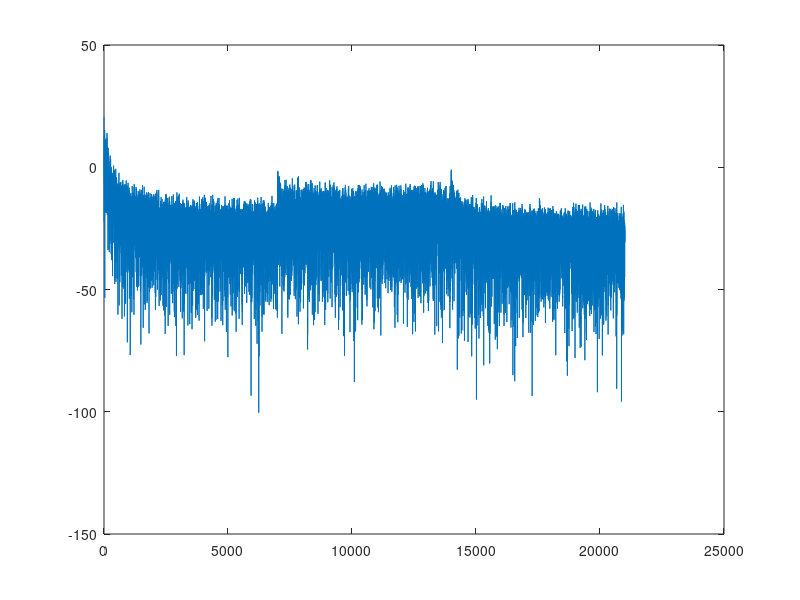
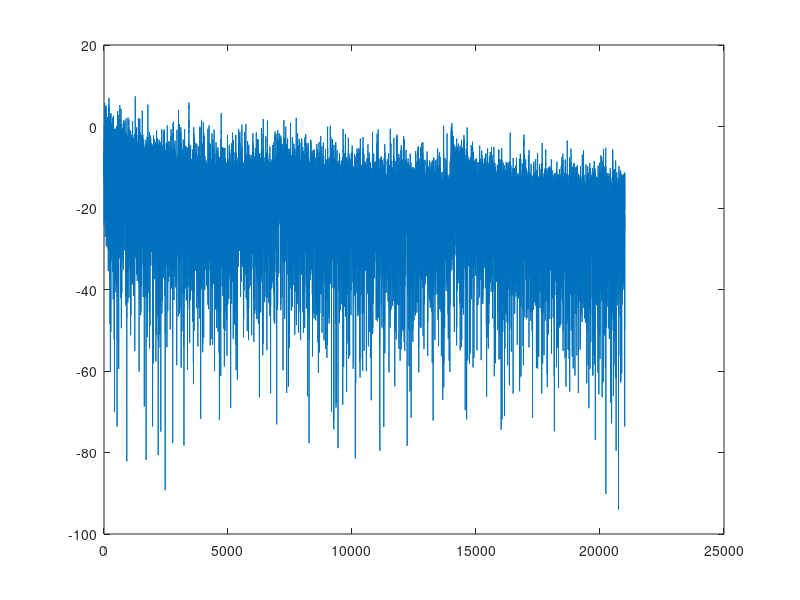
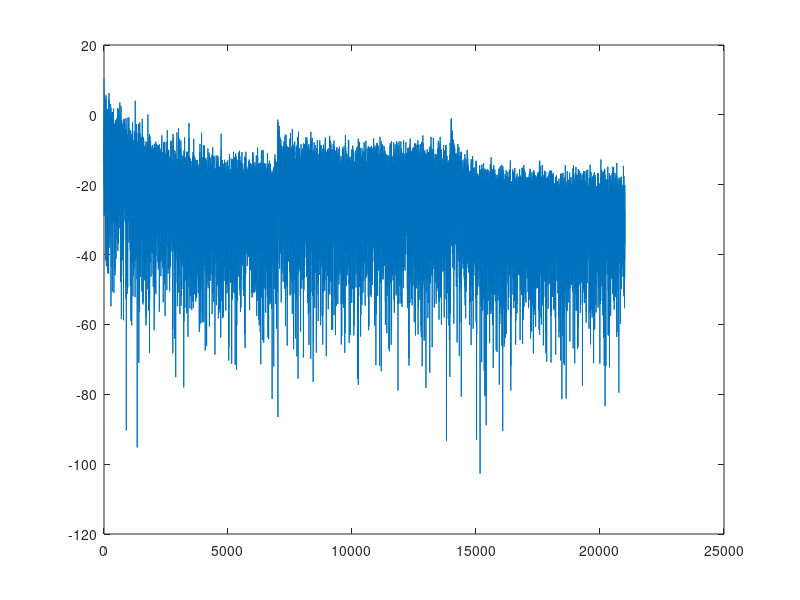
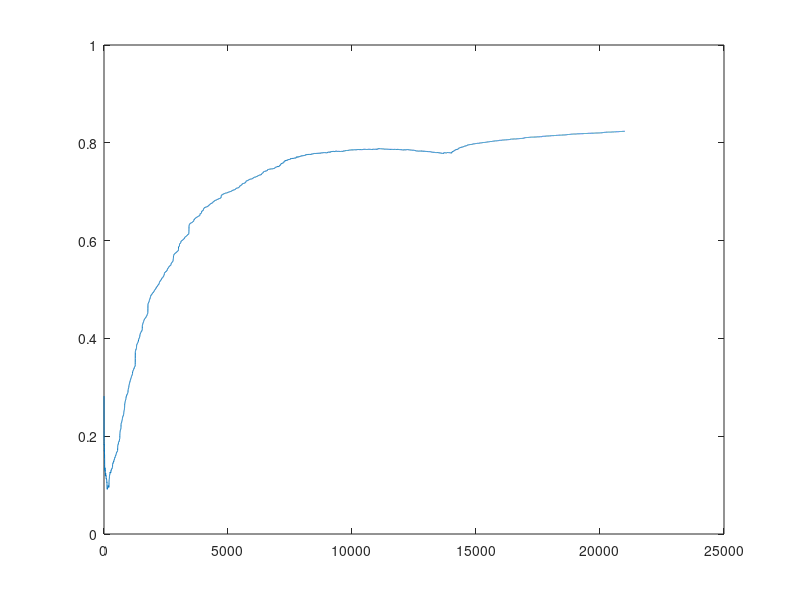

The MATLAB script that drew these images, in order:
clc;
clear all;
close all;
load('Input.mat');
load('Output.mat');
len_io=size(INPUT);
len_io=len_io(2);

x=INPUT(1,:);
y=OUTPUT(1,:);

%input generator for delay
%-----------------------------------------------------------------------------------------------------------------------------
delay=10;

inp=zeros(len_io,delay);
for delay_inp=1:delay
    for delay_inpj=1:delay_inp
        inp(delay_inp,delay_inpj)=x(delay_inpj);
    end
end

for after_delay=delay+1:len_io
    for after_delayj=1:delay
        inp(after_delay,after_delayj)=x(after_delay-delay+after_delayj);
    end
end
%END
%--------------------------------------------------------------------------------------------------------------------------
%TFLANN

flann_length_tflann=51;
w_tflann=rand(1,flann_length_tflann);
b_tflann=rand;

for iter_tflann=1:len_io
    xval_tflann=inp(iter_tflann,:);
    second_inp_tflann=[1 xval_tflann sin(pi*xval_tflann) cos(pi*xval_tflann) sin(2*pi*xval_tflann) cos(2*pi*xval_tflann)];
    out_tflann(iter_tflann)=w_tflann*second_inp_tflann'+b_tflann;
    err_tflann(iter_tflann)=y(iter_tflann)-out_tflann(iter_tflann);
    w_tflann=w_tflann+2*0.005*err_tflann(iter_tflann)*second_inp_tflann;
    b_tflann=b_tflann+2*0.005*err_tflann(iter_tflann);
end
figure
plot(10*log10(err_tflann.^2));

%END
%----------------------------------------------------------------------------------------------------------------------------
%volterra

flann_length_volterra=66;
w_volterra=rand(1,flann_length_volterra);
b_volterra=rand;

for iter_volterra=1:len_io
    xval_volterra=inp(iter_volterra,:);
    permuted_inp=combnk(xval_volterra,2);
    for i=1:45
        permuted(i)=permuted_inp(i,1)*permuted_inp(i,2);
    end
    second_inp_volterra=[1 xval_volterra xval_volterra.*xval_volterra permuted];
    out_volterra(iter_volterra)=w_volterra*second_inp_volterra'+b_volterra;
    err_volterra(iter_volterra)=y(iter_volterra)-out_volterra(iter_volterra);
    w_volterra=w_volterra+2*0.005*err_volterra(iter_volterra)*second_inp_volterra;
    b_volterra=b_volterra+2*0.005*err_volterra(iter_volterra);
end
figure
plot(10*log10(err_volterra.^2));

%END
%------------------------------------------------------------------------------------------------------------------------------
%lambda update

lambda_update=zeros(1,len_io+1);
lambda_update(1)=rand;
for iter_lambda=1:len_io
    out_lambda(iter_lambda)=(lambda_update(iter_lambda)*out_tflann(iter_lambda))+((1-lambda_update(iter_lambda))*out_volterra(iter_lambda));
    err_lambda(iter_lambda)=y(iter_lambda)-out_lambda(iter_lambda);
    lambda_update(iter_lambda+1)=lambda_update(iter_lambda)+2*0.005*err_lambda(iter_lambda)*lambda_update(iter_lambda)*(1-lambda_update(iter_lambda))*(out_tflann(iter_lambda)-out_volterra(iter_lambda));
end
figure
plot(10*log10(err_lambda.^2));
figure
plot(lambda_update);
%END
%-----------------------------------------------------------------------------------------------------------------------------